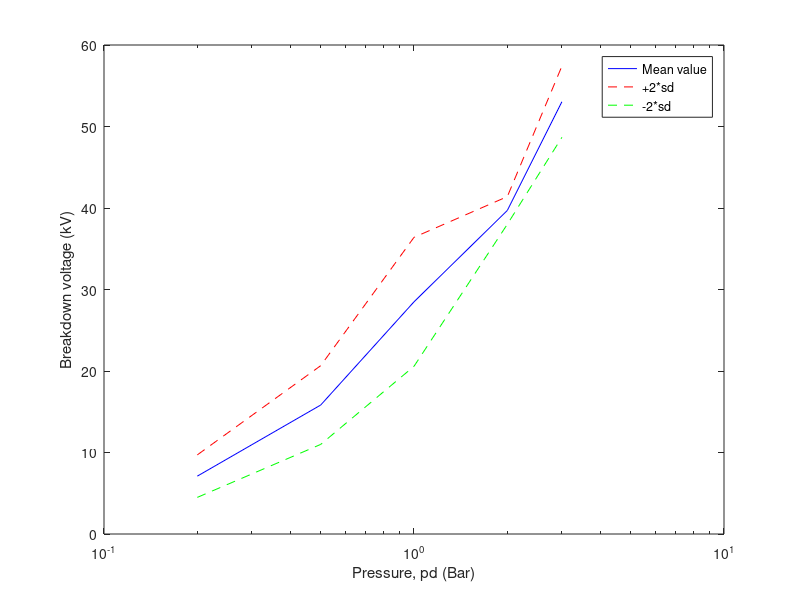

The MATLAB source for this figure: (Note: this script raises an error after producing the figure.)
%% Lab exercise 6
clear all
clc

bar_02 = [0.2 0.2 0.2 0.2 0.2];
bar_05 = [0.5 0.5 0.5 0.5 0.5];

% Data
data_02 = [8.9 7.9 6.9 5.9 5.9];
data_05 = [13.22 13.78 16.75 19.2 16.16];
data_1 = [23.17 26.55 28.98 33.8 29.94];
data_2 = [41 39.8 39.1 38.8 39.8];
data_3 = [50.4 55 55.4 51.4 53];

% Mean values
mu_02 = mean(data_02);
mu_05 = mean(data_05);
mu_1 = mean(data_1);
mu_2 = mean(data_2);
mu_3 = mean(data_3);

% Stanard deviations
std_02 = std(data_02);
std_05 = std(data_05);
std_1 = std(data_1);
std_2 = std(data_2);
std_3 = std(data_3);

data_max = [mu_02+2*std_02 mu_05+2*std_05 mu_1+2*std_1 mu_2+2*std_2 mu_3+2*std_3]; 
data_min = [mu_02-2*std_02 mu_05-2*std_05 mu_1-2*std_1 mu_2-2*std_2 mu_3-2*std_3]; 


%% Plot
data_mean = [mu_02; mu_05; mu_1; mu_2; mu_3];
pd = [0.2; 0.5; 1; 2; 3];

figure(1)
semilogx(pd, data_mean, 'b')
hold on
semilogx(pd, data_max, '--r')
semilogx(pd, data_min, '--g')
legend('Mean value', '+2*sd', '-2*sd')
xlabel('Pressure, pd (Bar)') 
ylabel('Breakdown voltage (kV)')

%% Opt
clear all

A = [] %No inequalities
b = []
Aeq =[]
beq =[]

fun = @(x) top_area(x) * 2 + lateral_area(x) %function of total area

x = fmincon(fun, 0.1, A, b, Aeq, beq, 0, 1)
